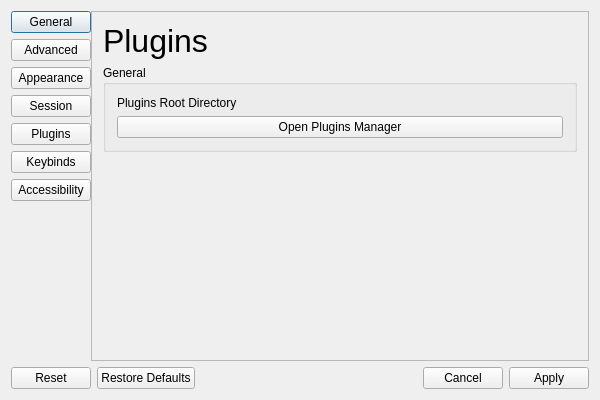
<?xml version="1.0" encoding="UTF-8"?>
<ui version="4.0">
 <class>AppPropertiesDialogClass</class>
 <widget class="QDialog" name="AppPropertiesDialogClass">
  <property name="geometry">
   <rect>
    <x>0</x>
    <y>0</y>
    <width>600</width>
    <height>400</height>
   </rect>
  </property>
  <property name="windowTitle">
   <string>AppPropertiesDialog</string>
  </property>
  <layout class="QVBoxLayout" name="verticalLayout">
   <item>
    <layout class="QHBoxLayout" name="horizontalLayout">
     <property name="spacing">
      <number>0</number>
     </property>
     <item>
      <layout class="QVBoxLayout" name="verticalLayout_2">
       <item>
        <widget class="QPushButton" name="buttonGeneral">
         <property name="text">
          <string>General</string>
         </property>
        </widget>
       </item>
       <item>
        <widget class="QPushButton" name="buttonAdvanced">
         <property name="text">
          <string>Advanced</string>
         </property>
        </widget>
       </item>
       <item>
        <widget class="QPushButton" name="buttonAppearance">
         <property name="text">
          <string>Appearance</string>
         </property>
        </widget>
       </item>
       <item>
        <widget class="QPushButton" name="buttonSession">
         <property name="text">
          <string>Session</string>
         </property>
        </widget>
       </item>
       <item>
        <widget class="QPushButton" name="buttonPlugins">
         <property name="text">
          <string>Plugins</string>
         </property>
        </widget>
       </item>
       <item>
        <widget class="QPushButton" name="buttonKeybinds">
         <property name="text">
          <string>Keybinds</string>
         </property>
        </widget>
       </item>
       <item>
        <widget class="QPushButton" name="buttonAccessibility">
         <property name="text">
          <string>Accessibility</string>
         </property>
        </widget>
       </item>
       <item>
        <spacer name="verticalSpacer">
         <property name="orientation">
          <enum>Qt::Orientation::Vertical</enum>
         </property>
         <property name="sizeHint" stdset="0">
          <size>
           <width>20</width>
           <height>40</height>
          </size>
         </property>
        </spacer>
       </item>
      </layout>
     </item>
     <item>
      <widget class="QStackedWidget" name="stackedWidget">
       <property name="currentIndex">
        <number>4</number>
       </property>
       <widget class="QWidget" name="pageGeneral">
        <layout class="QVBoxLayout" name="verticalLayout_3">
         <property name="spacing">
          <number>0</number>
         </property>
         <property name="leftMargin">
          <number>0</number>
         </property>
         <property name="topMargin">
          <number>0</number>
         </property>
         <property name="rightMargin">
          <number>0</number>
         </property>
         <property name="bottomMargin">
          <number>0</number>
         </property>
         <item>
          <widget class="QScrollArea" name="scrollArea">
           <property name="widgetResizable">
            <bool>true</bool>
           </property>
           <widget class="QWidget" name="scrollAreaWidgetContents">
            <property name="geometry">
             <rect>
              <x>0</x>
              <y>0</y>
              <width>496</width>
              <height>348</height>
             </rect>
            </property>
            <layout class="QVBoxLayout" name="verticalLayout_4">
             <item>
              <widget class="QLabel" name="label_2">
               <property name="font">
                <font>
                 <pointsize>24</pointsize>
                </font>
               </property>
               <property name="text">
                <string>General</string>
               </property>
              </widget>
             </item>
             <item>
              <widget class="QGroupBox" name="groupBox_5">
               <property name="title">
                <string>General</string>
               </property>
               <layout class="QVBoxLayout" name="verticalLayout_19">
                <item>
                 <widget class="QCheckBox" name="checkboxCloseToTray">
                  <property name="text">
                   <string>Close to tray</string>
                  </property>
                 </widget>
                </item>
                <item>
                 <widget class="QCheckBox" name="checkboxCheckForUpdates">
                  <property name="text">
                   <string>Check for updates on startup</string>
                  </property>
                 </widget>
                </item>
               </layout>
              </widget>
             </item>
             <item>
              <widget class="QGroupBox" name="groupBox">
               <property name="title">
                <string>Translation</string>
               </property>
               <layout class="QGridLayout" name="gridLayout">
                <item row="0" column="1">
                 <widget class="QComboBox" name="dropdownLanguage"/>
                </item>
                <item row="0" column="0">
                 <widget class="QLabel" name="label">
                  <property name="text">
                   <string>Language</string>
                  </property>
                 </widget>
                </item>
               </layout>
              </widget>
             </item>
             <item>
              <spacer name="verticalSpacer_2">
               <property name="orientation">
                <enum>Qt::Orientation::Vertical</enum>
               </property>
               <property name="sizeHint" stdset="0">
                <size>
                 <width>20</width>
                 <height>40</height>
                </size>
               </property>
              </spacer>
             </item>
            </layout>
           </widget>
          </widget>
         </item>
        </layout>
       </widget>
       <widget class="QWidget" name="pageAdvanced">
        <layout class="QVBoxLayout" name="verticalLayout_15">
         <property name="spacing">
          <number>0</number>
         </property>
         <property name="leftMargin">
          <number>0</number>
         </property>
         <property name="topMargin">
          <number>0</number>
         </property>
         <property name="rightMargin">
          <number>0</number>
         </property>
         <property name="bottomMargin">
          <number>0</number>
         </property>
         <item>
          <widget class="QScrollArea" name="scrollArea_6">
           <property name="widgetResizable">
            <bool>true</bool>
           </property>
           <widget class="QWidget" name="scrollAreaWidgetContents_7">
            <property name="geometry">
             <rect>
              <x>0</x>
              <y>0</y>
              <width>496</width>
              <height>348</height>
             </rect>
            </property>
            <layout class="QVBoxLayout" name="verticalLayout_14">
             <item>
              <widget class="QLabel" name="label_10">
               <property name="font">
                <font>
                 <pointsize>24</pointsize>
                </font>
               </property>
               <property name="text">
                <string>Advanced</string>
               </property>
              </widget>
             </item>
             <item>
              <widget class="QGroupBox" name="groupBox_6">
               <property name="title">
                <string>General</string>
               </property>
               <layout class="QVBoxLayout" name="verticalLayout_20">
                <item>
                 <widget class="QCheckBox" name="checkboxDebug">
                  <property name="text">
                   <string>Debug</string>
                  </property>
                 </widget>
                </item>
               </layout>
              </widget>
             </item>
             <item>
              <widget class="QGroupBox" name="groupBox_7">
               <property name="title">
                <string>Logging</string>
               </property>
               <layout class="QGridLayout" name="gridLayout_6">
                <item row="1" column="1">
                 <widget class="QDirectoryPickerWidget" name="dirPickerLogs">
                  <property name="toolTip">
                   <string/>
                  </property>
                  <property name="whatsThis">
                   <string/>
                  </property>
                 </widget>
                </item>
                <item row="1" column="0">
                 <widget class="QLabel" name="label_20">
                  <property name="text">
                   <string>Log Directory</string>
                  </property>
                 </widget>
                </item>
                <item row="0" column="0" colspan="2">
                 <widget class="QCheckBox" name="checkboxLogging">
                  <property name="text">
                   <string>Logging</string>
                  </property>
                 </widget>
                </item>
               </layout>
              </widget>
             </item>
             <item>
              <spacer name="verticalSpacer_8">
               <property name="orientation">
                <enum>Qt::Orientation::Vertical</enum>
               </property>
               <property name="sizeHint" stdset="0">
                <size>
                 <width>20</width>
                 <height>40</height>
                </size>
               </property>
              </spacer>
             </item>
            </layout>
           </widget>
          </widget>
         </item>
        </layout>
       </widget>
       <widget class="QWidget" name="pageAppearance">
        <layout class="QVBoxLayout" name="verticalLayout_7">
         <property name="spacing">
          <number>0</number>
         </property>
         <property name="leftMargin">
          <number>0</number>
         </property>
         <property name="topMargin">
          <number>0</number>
         </property>
         <property name="rightMargin">
          <number>0</number>
         </property>
         <property name="bottomMargin">
          <number>0</number>
         </property>
         <item>
          <widget class="QScrollArea" name="scrollArea_2">
           <property name="widgetResizable">
            <bool>true</bool>
           </property>
           <widget class="QWidget" name="scrollAreaWidgetContents_3">
            <property name="geometry">
             <rect>
              <x>0</x>
              <y>0</y>
              <width>496</width>
              <height>348</height>
             </rect>
            </property>
            <layout class="QVBoxLayout" name="verticalLayout_6">
             <item>
              <widget class="QLabel" name="label_5">
               <property name="font">
                <font>
                 <pointsize>24</pointsize>
                </font>
               </property>
               <property name="text">
                <string>Appearance</string>
               </property>
              </widget>
             </item>
             <item>
              <widget class="QGroupBox" name="groupBox_3">
               <property name="title">
                <string>Theme</string>
               </property>
               <layout class="QGridLayout" name="gridLayout_3">
                <item row="0" column="1">
                 <widget class="QComboBox" name="dropdownTheme"/>
                </item>
                <item row="0" column="0">
                 <widget class="QLabel" name="label_6">
                  <property name="text">
                   <string>Theme</string>
                  </property>
                 </widget>
                </item>
               </layout>
              </widget>
             </item>
             <item>
              <spacer name="verticalSpacer_4">
               <property name="orientation">
                <enum>Qt::Orientation::Vertical</enum>
               </property>
               <property name="sizeHint" stdset="0">
                <size>
                 <width>20</width>
                 <height>40</height>
                </size>
               </property>
              </spacer>
             </item>
            </layout>
           </widget>
          </widget>
         </item>
        </layout>
       </widget>
       <widget class="QWidget" name="stackSession">
        <layout class="QVBoxLayout" name="verticalLayout_13">
         <property name="spacing">
          <number>0</number>
         </property>
         <property name="leftMargin">
          <number>0</number>
         </property>
         <property name="topMargin">
          <number>0</number>
         </property>
         <property name="rightMargin">
          <number>0</number>
         </property>
         <property name="bottomMargin">
          <number>0</number>
         </property>
         <item>
          <widget class="QScrollArea" name="scrollArea_5">
           <property name="widgetResizable">
            <bool>true</bool>
           </property>
           <widget class="QWidget" name="scrollAreaWidgetContents_6">
            <property name="geometry">
             <rect>
              <x>0</x>
              <y>0</y>
              <width>482</width>
              <height>551</height>
             </rect>
            </property>
            <layout class="QVBoxLayout" name="verticalLayout_12">
             <item>
              <widget class="QLabel" name="label_9">
               <property name="font">
                <font>
                 <pointsize>24</pointsize>
                </font>
               </property>
               <property name="text">
                <string>Session</string>
               </property>
              </widget>
             </item>
             <item>
              <widget class="QGroupBox" name="groupBox_4">
               <property name="title">
                <string>Recording</string>
               </property>
               <layout class="QGridLayout" name="gridLayout_5">
                <item row="0" column="0">
                 <widget class="QLabel" name="label_19">
                  <property name="text">
                   <string>Output Directory</string>
                  </property>
                 </widget>
                </item>
                <item row="0" column="1">
                 <widget class="QDirectoryPickerWidget" name="dirPickerRecording">
                  <property name="sizePolicy">
                   <sizepolicy hsizetype="Expanding" vsizetype="Fixed">
                    <horstretch>0</horstretch>
                    <verstretch>0</verstretch>
                   </sizepolicy>
                  </property>
                  <property name="toolTip">
                   <string/>
                  </property>
                  <property name="whatsThis">
                   <string/>
                  </property>
                 </widget>
                </item>
                <item row="1" column="0">
                 <widget class="QLabel" name="label_18">
                  <property name="text">
                   <string>Output Prefix</string>
                  </property>
                 </widget>
                </item>
                <item row="1" column="1">
                 <widget class="QLineEdit" name="lineRecordingPrefix"/>
                </item>
               </layout>
              </widget>
             </item>
             <item>
              <widget class="QGroupBox" name="groupBox_2">
               <property name="title">
                <string>Clipping</string>
               </property>
               <layout class="QVBoxLayout" name="verticalLayout_18">
                <item>
                 <widget class="QCheckBox" name="checkboxEnableClipping">
                  <property name="text">
                   <string>Enabled</string>
                  </property>
                 </widget>
                </item>
                <item>
                 <widget class="QFrame" name="frameClipping">
                  <property name="enabled">
                   <bool>false</bool>
                  </property>
                  <property name="frameShape">
                   <enum>QFrame::Shape::StyledPanel</enum>
                  </property>
                  <property name="frameShadow">
                   <enum>QFrame::Shadow::Raised</enum>
                  </property>
                  <layout class="QVBoxLayout" name="verticalLayout_5">
                   <property name="spacing">
                    <number>0</number>
                   </property>
                   <property name="leftMargin">
                    <number>0</number>
                   </property>
                   <property name="topMargin">
                    <number>0</number>
                   </property>
                   <property name="rightMargin">
                    <number>0</number>
                   </property>
                   <property name="bottomMargin">
                    <number>0</number>
                   </property>
                   <item>
                    <widget class="QCheckBox" name="checkboxAutoClip">
                     <property name="enabled">
                      <bool>false</bool>
                     </property>
                     <property name="text">
                      <string>Auto-Clip</string>
                     </property>
                    </widget>
                   </item>
                   <item>
                    <widget class="QFrame" name="frame">
                     <property name="frameShape">
                      <enum>QFrame::Shape::StyledPanel</enum>
                     </property>
                     <property name="frameShadow">
                      <enum>QFrame::Shadow::Raised</enum>
                     </property>
                     <layout class="QGridLayout" name="gridLayout_4">
                      <item row="2" column="1">
                       <widget class="QLabel" name="labelMaxFramesQueued">
                        <property name="text">
                         <string>...</string>
                        </property>
                       </widget>
                      </item>
                      <item row="0" column="1">
                       <widget class="QLabel" name="labelFramesQueued">
                        <property name="text">
                         <string>...</string>
                        </property>
                       </widget>
                      </item>
                      <item row="2" column="0">
                       <widget class="QLabel" name="label_12">
                        <property name="text">
                         <string>Max Frames Queued:</string>
                        </property>
                       </widget>
                      </item>
                      <item row="0" column="0">
                       <widget class="QLabel" name="label_13">
                        <property name="text">
                         <string>Frames Queued:</string>
                        </property>
                       </widget>
                      </item>
                     </layout>
                    </widget>
                   </item>
                   <item>
                    <widget class="QFrame" name="frameParameters">
                     <property name="enabled">
                      <bool>false</bool>
                     </property>
                     <property name="frameShape">
                      <enum>QFrame::Shape::StyledPanel</enum>
                     </property>
                     <property name="frameShadow">
                      <enum>QFrame::Shadow::Raised</enum>
                     </property>
                     <layout class="QGridLayout" name="gridLayout_2">
                      <item row="2" column="1">
                       <widget class="QSpinBox" name="spinBox_3">
                        <property name="enabled">
                         <bool>false</bool>
                        </property>
                        <property name="maximum">
                         <number>999999</number>
                        </property>
                        <property name="value">
                         <number>30</number>
                        </property>
                       </widget>
                      </item>
                      <item row="0" column="0">
                       <widget class="QLabel" name="label_3">
                        <property name="enabled">
                         <bool>false</bool>
                        </property>
                        <property name="text">
                         <string>Width</string>
                        </property>
                       </widget>
                      </item>
                      <item row="1" column="1">
                       <widget class="QSpinBox" name="spinBox_2">
                        <property name="enabled">
                         <bool>false</bool>
                        </property>
                        <property name="maximum">
                         <number>999999</number>
                        </property>
                        <property name="value">
                         <number>1080</number>
                        </property>
                       </widget>
                      </item>
                      <item row="0" column="1">
                       <widget class="QSpinBox" name="spinBox">
                        <property name="enabled">
                         <bool>false</bool>
                        </property>
                        <property name="maximum">
                         <number>999999</number>
                        </property>
                        <property name="value">
                         <number>1920</number>
                        </property>
                       </widget>
                      </item>
                      <item row="1" column="0">
                       <widget class="QLabel" name="label_4">
                        <property name="enabled">
                         <bool>false</bool>
                        </property>
                        <property name="text">
                         <string>Height</string>
                        </property>
                       </widget>
                      </item>
                      <item row="4" column="1">
                       <widget class="QComboBox" name="dropdownPixelFormat">
                        <property name="enabled">
                         <bool>false</bool>
                        </property>
                       </widget>
                      </item>
                      <item row="2" column="0">
                       <widget class="QLabel" name="label_14">
                        <property name="enabled">
                         <bool>false</bool>
                        </property>
                        <property name="text">
                         <string>FPS</string>
                        </property>
                       </widget>
                      </item>
                      <item row="3" column="1">
                       <widget class="QSpinBox" name="spinBox_4">
                        <property name="enabled">
                         <bool>false</bool>
                        </property>
                        <property name="maximum">
                         <number>999999</number>
                        </property>
                        <property name="value">
                         <number>2000</number>
                        </property>
                       </widget>
                      </item>
                      <item row="3" column="0">
                       <widget class="QLabel" name="label_15">
                        <property name="enabled">
                         <bool>false</bool>
                        </property>
                        <property name="text">
                         <string>Bitrate</string>
                        </property>
                       </widget>
                      </item>
                      <item row="5" column="0">
                       <widget class="QLabel" name="label_16">
                        <property name="enabled">
                         <bool>false</bool>
                        </property>
                        <property name="text">
                         <string>Encoder Codec</string>
                        </property>
                       </widget>
                      </item>
                      <item row="4" column="0">
                       <widget class="QLabel" name="label_17">
                        <property name="enabled">
                         <bool>false</bool>
                        </property>
                        <property name="text">
                         <string>Pixel Format</string>
                        </property>
                       </widget>
                      </item>
                      <item row="5" column="1">
                       <widget class="QComboBox" name="dropdownEncoderCodec">
                        <property name="enabled">
                         <bool>false</bool>
                        </property>
                       </widget>
                      </item>
                     </layout>
                    </widget>
                   </item>
                   <item>
                    <widget class="QPushButton" name="buttonClearBuffer">
                     <property name="text">
                      <string>Clear Buffer</string>
                     </property>
                    </widget>
                   </item>
                  </layout>
                 </widget>
                </item>
               </layout>
              </widget>
             </item>
             <item>
              <spacer name="verticalSpacer_7">
               <property name="orientation">
                <enum>Qt::Orientation::Vertical</enum>
               </property>
               <property name="sizeHint" stdset="0">
                <size>
                 <width>20</width>
                 <height>40</height>
                </size>
               </property>
              </spacer>
             </item>
            </layout>
           </widget>
          </widget>
         </item>
        </layout>
       </widget>
       <widget class="QWidget" name="pageSources">
        <layout class="QVBoxLayout" name="verticalLayout_9">
         <property name="spacing">
          <number>0</number>
         </property>
         <property name="leftMargin">
          <number>0</number>
         </property>
         <property name="topMargin">
          <number>0</number>
         </property>
         <property name="rightMargin">
          <number>0</number>
         </property>
         <property name="bottomMargin">
          <number>0</number>
         </property>
         <item>
          <widget class="QScrollArea" name="scrollArea_3">
           <property name="widgetResizable">
            <bool>true</bool>
           </property>
           <widget class="QWidget" name="scrollAreaWidgetContents_4">
            <property name="geometry">
             <rect>
              <x>0</x>
              <y>0</y>
              <width>496</width>
              <height>348</height>
             </rect>
            </property>
            <layout class="QVBoxLayout" name="verticalLayout_8">
             <item>
              <widget class="QLabel" name="label_7">
               <property name="font">
                <font>
                 <pointsize>24</pointsize>
                </font>
               </property>
               <property name="text">
                <string>Plugins</string>
               </property>
              </widget>
             </item>
             <item>
              <widget class="QGroupBox" name="groupBox_8">
               <property name="title">
                <string>General</string>
               </property>
               <layout class="QGridLayout" name="gridLayout_7">
                <item row="0" column="1">
                 <widget class="QDirectoryPickerWidget" name="dirPickerPluginsRoot">
                  <property name="toolTip">
                   <string/>
                  </property>
                  <property name="whatsThis">
                   <string/>
                  </property>
                 </widget>
                </item>
                <item row="0" column="0">
                 <widget class="QLabel" name="label_21">
                  <property name="text">
                   <string>Plugins Root Directory</string>
                  </property>
                 </widget>
                </item>
                <item row="1" column="0" colspan="2">
                 <widget class="QPushButton" name="buttonOpenPluginsManager">
                  <property name="text">
                   <string>Open Plugins Manager</string>
                  </property>
                 </widget>
                </item>
               </layout>
              </widget>
             </item>
             <item>
              <spacer name="verticalSpacer_5">
               <property name="orientation">
                <enum>Qt::Orientation::Vertical</enum>
               </property>
               <property name="sizeHint" stdset="0">
                <size>
                 <width>20</width>
                 <height>40</height>
                </size>
               </property>
              </spacer>
             </item>
            </layout>
           </widget>
          </widget>
         </item>
        </layout>
       </widget>
       <widget class="QWidget" name="stackKeybinds">
        <layout class="QVBoxLayout" name="verticalLayout_11">
         <property name="spacing">
          <number>0</number>
         </property>
         <property name="leftMargin">
          <number>0</number>
         </property>
         <property name="topMargin">
          <number>0</number>
         </property>
         <property name="rightMargin">
          <number>0</number>
         </property>
         <property name="bottomMargin">
          <number>0</number>
         </property>
         <item>
          <widget class="QScrollArea" name="scrollArea_4">
           <property name="widgetResizable">
            <bool>true</bool>
           </property>
           <widget class="QWidget" name="scrollAreaWidgetContents_5">
            <property name="geometry">
             <rect>
              <x>0</x>
              <y>0</y>
              <width>496</width>
              <height>348</height>
             </rect>
            </property>
            <layout class="QVBoxLayout" name="verticalLayout_10">
             <item>
              <widget class="QLabel" name="label_8">
               <property name="font">
                <font>
                 <pointsize>24</pointsize>
                </font>
               </property>
               <property name="text">
                <string>Keybinds</string>
               </property>
              </widget>
             </item>
             <item>
              <spacer name="verticalSpacer_6">
               <property name="orientation">
                <enum>Qt::Orientation::Vertical</enum>
               </property>
               <property name="sizeHint" stdset="0">
                <size>
                 <width>20</width>
                 <height>40</height>
                </size>
               </property>
              </spacer>
             </item>
            </layout>
           </widget>
          </widget>
         </item>
        </layout>
       </widget>
       <widget class="QWidget" name="pageAccessibility">
        <layout class="QVBoxLayout" name="verticalLayout_17">
         <property name="spacing">
          <number>0</number>
         </property>
         <property name="leftMargin">
          <number>0</number>
         </property>
         <property name="topMargin">
          <number>0</number>
         </property>
         <property name="rightMargin">
          <number>0</number>
         </property>
         <property name="bottomMargin">
          <number>0</number>
         </property>
         <item>
          <widget class="QScrollArea" name="scrollArea_7">
           <property name="widgetResizable">
            <bool>true</bool>
           </property>
           <widget class="QWidget" name="scrollAreaWidgetContents_8">
            <property name="geometry">
             <rect>
              <x>0</x>
              <y>0</y>
              <width>496</width>
              <height>348</height>
             </rect>
            </property>
            <layout class="QVBoxLayout" name="verticalLayout_16">
             <item>
              <widget class="QLabel" name="label_11">
               <property name="font">
                <font>
                 <pointsize>24</pointsize>
                </font>
               </property>
               <property name="text">
                <string>Accessibility</string>
               </property>
              </widget>
             </item>
             <item>
              <spacer name="verticalSpacer_9">
               <property name="orientation">
                <enum>Qt::Orientation::Vertical</enum>
               </property>
               <property name="sizeHint" stdset="0">
                <size>
                 <width>20</width>
                 <height>40</height>
                </size>
               </property>
              </spacer>
             </item>
            </layout>
           </widget>
          </widget>
         </item>
        </layout>
       </widget>
      </widget>
     </item>
    </layout>
   </item>
   <item>
    <widget class="QDialogButtonBox" name="buttonBox">
     <property name="orientation">
      <enum>Qt::Orientation::Horizontal</enum>
     </property>
     <property name="standardButtons">
      <set>QDialogButtonBox::StandardButton::Apply|QDialogButtonBox::StandardButton::Cancel|QDialogButtonBox::StandardButton::Reset|QDialogButtonBox::StandardButton::RestoreDefaults</set>
     </property>
     <property name="centerButtons">
      <bool>false</bool>
     </property>
    </widget>
   </item>
  </layout>
 </widget>
 <layoutdefault spacing="6" margin="11"/>
 <customwidgets>
  <customwidget>
   <class>QDirectoryPickerWidget</class>
   <extends>QWidget</extends>
   <header>qdirectorypickerwidget.h</header>
  </customwidget>
 </customwidgets>
 <resources/>
 <connections/>
</ui>
